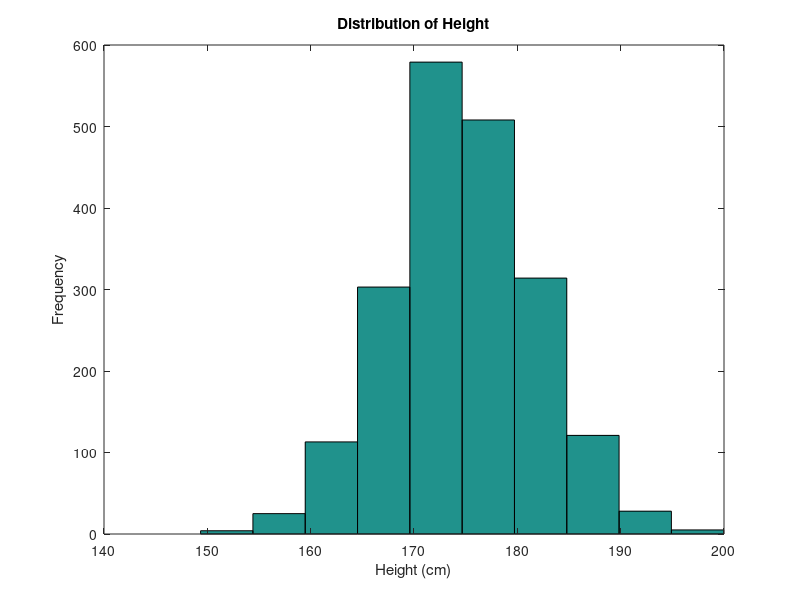

The MATLAB script that drew this image:
mu = 175; 
sigma = 7;

data = normrnd(mu, sigma, [2000, 1]);

hist(data);
title('Distribution of Height');
xlabel('Height (cm)');
ylabel('Frequency');
